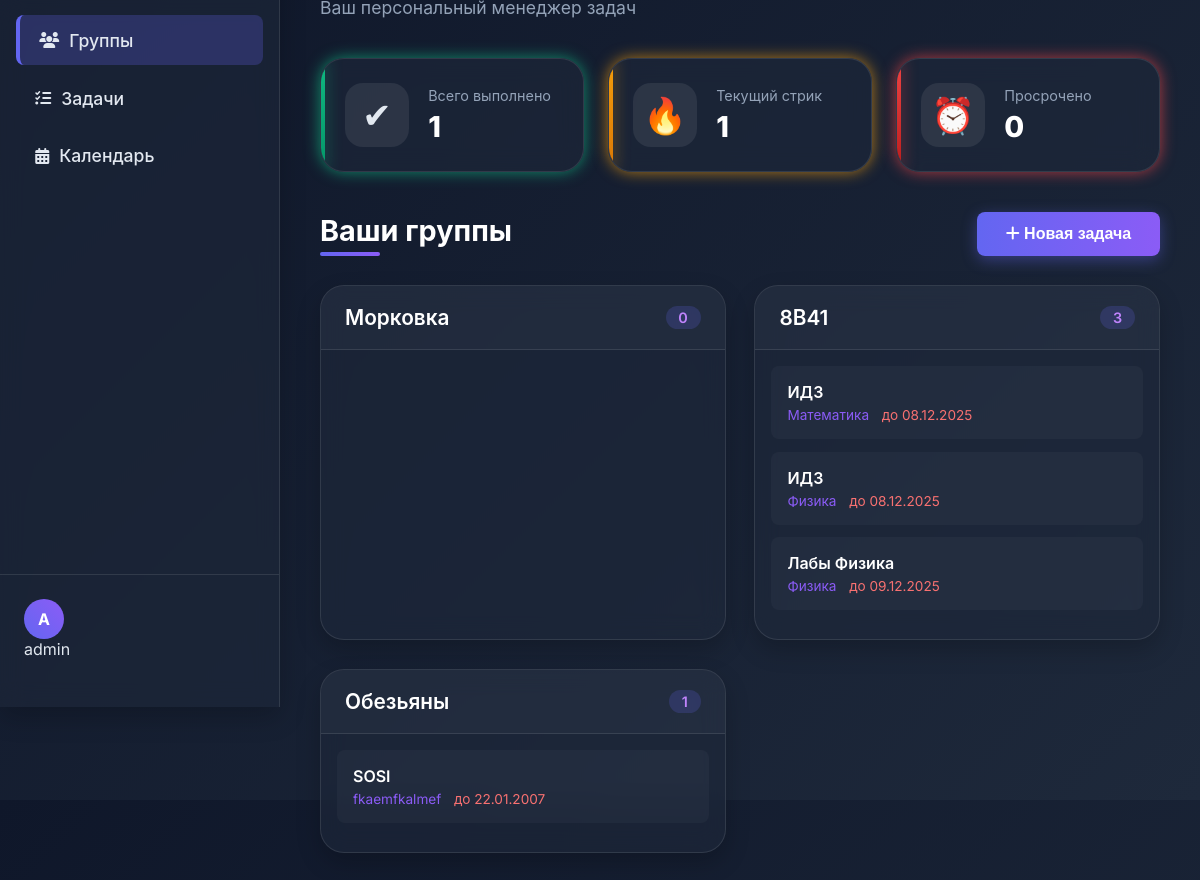
The page /dashboard/ (signed in) on the database its author committed.
### tasks/models.py (models this page shows, shortened)
class ClassGroup(models.Model):
    name = models.CharField(max_length=10)
    members = models.ManyToManyField(User, related_name="class_groups")
    created_at = models.DateTimeField(auto_now_add=True)
    def __str__(self):
        return self.name

class Task(models.Model):
    title = models.CharField(max_length=35)
    description = models.TextField(blank=True)
    deadline = models.DateTimeField()
    group = models.ForeignKey(ClassGroup, on_delete=models.CASCADE)
    discipline = models.CharField(max_length=36, blank=True)
    created_at = models.DateTimeField(auto_now_add=True)
    points = models.PositiveIntegerField(default=0)

### tasks/views.py (the view)
# urls.py: path("dashboard/", task_views.home_logged, name="home_logged"),
@login_required
def home_logged(request):
    user = request.user
    groups = user.class_groups.all()
    total_done = UserTask.objects.filter(
        user=user,
        status__in=[UserTask.Status.DONE_ON_TIME, UserTask.Status.DONE_LATE]
    ).count()
    expired = UserTask.objects.filter(user=user, status=UserTask.Status.EXPIRED).count()
    current_streak = getattr(user.stats, "streak", 0) if hasattr(user, "stats") else 0
    group_tasks = {}
    for group in groups:
        user_tasks = UserTask.objects.filter(user=user, task__group=group).exclude(status__in=[UserTask.Status.DONE_ON_TIME, UserTask.Status.DONE_LATE]).order_by('task__deadline')[:3]
        group_tasks[group] = [ut.task for ut in user_tasks]
    context = {
        'user': user,
        'group_tasks': group_tasks,
        'total_done': total_done,
        'expired': expired,
        'current_streak': current_streak,
        'task_form': TaskForm(user=user),
    }
    return render(request, 'tasks/home_logged.html', context)

### tasks/templates/tasks/home_logged.html (shortened to what this page needs)
{% extends "base.html" %}
{% load static %}
{% block head %}
  <link rel="stylesheet" href="{% static 'css/home_logged.css' %}">
  <link rel="stylesheet" href="https://cdnjs.cloudflare.com/ajax/libs/font-awesome/6.4.0/css/all.min.css">
{% endblock %}
{% block content %}
<div class="dashboard">
  <aside class="sidebar">
    <nav class="menu">
      <ul>
        <li class="active"><i class="fas fa-users"></i> <span>Группы</span></li>
        <li><i class="fas fa-tasks"></i> <span>Задачи</span></li>
        <li><i class="fas fa-calendar-alt"></i> <span>Календарь</span></li>
      </ul>
    </nav>
    <div class="sidebar-footer">
      <div class="user-info dropdown">
        <div class="user-avatar">{{ user.username|slice:":1"|upper }}</div>
        <span class="username">{{ user.username }}</span>
      </div>
    </div>
  </aside>
  <main class="main-content">
    <header class="page-header">
      <p class="subtitle">Ваш персональный менеджер задач</p>
    </header>
    <div class="stats-grid">
      <div class="stat-card neon-success">
        <div class="stat-icon">✔</div>
        <div class="stat-details">
          <span class="stat-label">Всего выполнено</span>
          <span class="stat-value" id="total-done">{{ total_done }}</span>
        </div>
      </div>
      <div class="stat-card neon-streak">
        <div class="stat-icon">🔥</div>
        <div class="stat-details">
          <span class="stat-label">Текущий стрик</span>
          <span class="stat-value" id="current-streak">{{ current_streak }}</span>
        </div>
      </div>
      <div class="stat-card neon-warning">
        <div class="stat-icon">⏰</div>
        <div class="stat-details">
          <span class="stat-label">Просрочено</span>
          <span class="stat-value" id="expired">{{ expired }}</span>
        </div>
      </div>
    </div>
    <div class="tasks-section">
      <div class="section-header">
        <h2>Ваши группы</h2>
        <div class="actions">
          <button class="btn-primary" id="openTaskModal"><i class="fas fa-plus"></i> Новая задача</button>
        </div>
      </div>
      <div class="tasks-grid">
        {% for group, tasks in group_tasks.items %}
        <div class="task-group clickable" data-href="{% url 'group_detail' group.id %}" data-group-id="{{ group.id }}">
          <div class="group-header">
            <h3>{{ group.name }}</h3>
            <span class="task-count">{{ tasks|length }}</span>
          </div>
          <div class="tasks-list">
            {% for task in tasks %}
            <div class="task-item">
              <div class="task-content">
                <div class="task-title">{{ task.title }}</div>
                <div class="task-meta">
                  {% if task.discipline %}
                    <span class="discipline">{{ task.discipline }}</span>
                  {% endif %}
                  {% if task.deadline %}
                    <span class="deadline">
                      до {{ task.deadline|date:"d.m.Y" }}
                    </span>
                  {% endif %}
                </div>
              </div>
            </div>
            {% endfor %}
          </div>
        </div>
        {% endfor %}
      </div>
    </div>
  </main>
</div>
{% endblock %}

### static/css/main.css (style rules this page uses)
body { margin: 0; font-family: 'Inter', sans-serif; background: linear-gradient(135deg, #f5f7fa, #c3cfe2); color: #333; height: 100vh; display: flex; justify-content: center; align-items: center; }
p { font-size: 1.2rem; margin-bottom: 2rem; color: #555; }

### rows shown on the page
ClassGroup: name "Морковка", tasks "0"
ClassGroup: name "8В41", tasks "3"
Task: title "ИДЗ", discipline "Математика", deadline "08.12.2025"
Task: title "ИДЗ", discipline "Физика", deadline "08.12.2025"
Task: title "Лабы Физика", discipline "Физика", deadline "09.12.2025"
ClassGroup: name "Обезьяны", tasks "1"
Task: title "SOSI", discipline "fkaemfkalmef", deadline "22.01.2007"

### other values the page prints
{{ user.username|slice:":1"|upper }} "A"
{{ user.username }} "admin"
{{ total_done }} "1"
{{ current_streak }} "1"
{{ expired }} "0"
